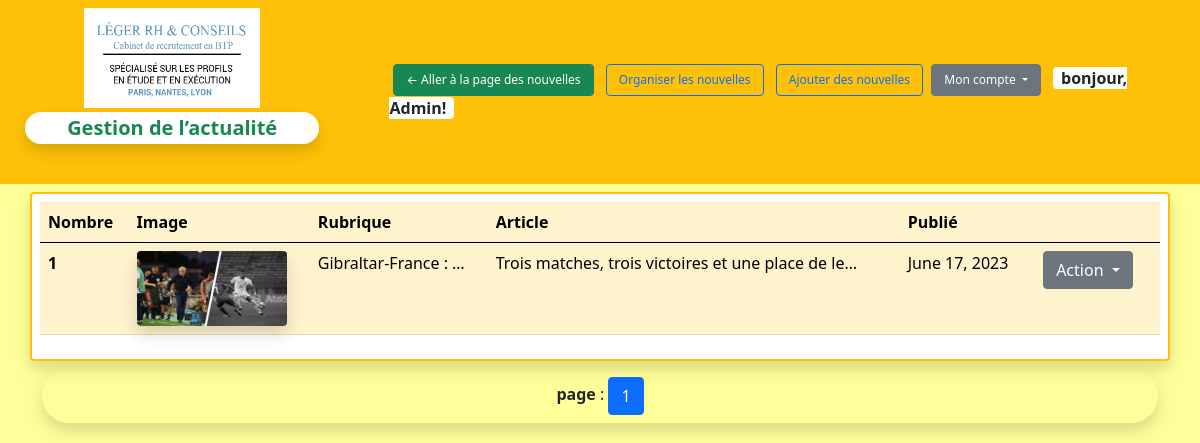
Screenshot of /blogs/adm/1/ (signed in) with the database file from the repository.
### blogs/models.py (models this page shows, shortened)
class myBlogs(models.Model):
	title = models.CharField(max_length=200,blank=False,null=False,verbose_name='Titre de l’actualité')
	body = models.TextField(max_length=1000,blank=False,null=False,verbose_name='Contenu de l’actualité')
	gambar = models.ImageField(null=False,blank=False,upload_to="blogs_img",verbose_name='Image pour les nouvelles')
	created_at = models.DateField(null=True,blank=True,auto_now_add=True,verbose_name='Date de création')
	active = models.BooleanField(default=True,null=False,blank=False,verbose_name='Cochez pour afficher')
	class Meta:
		ordering=['-id']
		unique_together =['title','body']

### blogs/views.py (the view, shortened to what this page needs)
# urls.py: path('adm/<str:page>/',admin_list,name="admin_list"),
@transaction.atomic
@login_required
def admin_list(request,page):
	mydata = myBlogs.objects.all()
	try:
		halaman=int(page)
	except:
		halaman=1
	p = Paginator(mydata,10)
	if isinstance(page,int):
		if page<1:
			halaman=1
		if page>p.num_pages:
			halaman=1
	else:
		halaman=1
	tampilkanlah = p.get_page(halaman)
	return render(request,'blogs/list_blog.html',{'mydata':tampilkanlah})

### template/blogs/list_blog.html (shortened to what this page needs)
{% extends 'blogs/base_admin.html'%}
{% load static %}
{% block contents %}
<div class="container p-2 my-2 rounded border h-100 border-2 shadow border-warning bg-white">
	{% if mydata.paginator.count > 0%}
	<table class="table-warning table">
		<thead>
			<tr>
				<th>Nombre</th>
				<th>Image</th>
				<th>Rubrique</th>
				<th>Article</th>
				<th>Publié</th>
				<th></th>
			</tr>
		</thead>
		<tbody>
			{% for data in mydata%}
			<tr>
				<th>{{forloop.counter}}</th>
				<td><img class = "img rounded shadow" style="width:150px;height:75px" src="/media{{data.gambar.url}}" alt=""></td>
				<td><span title="Titre: {{data.title|title}}">{{data.title|truncatechars:20|title}}</span></td>
				<td><span title="Article: {{data.body}}">{{data.body|truncatechars:50}}</span></td>
				<td>{{data.created_at}}</td>
				<td>
					<div class="dropdown mx-2">
					  <button class="btn btn-secondary dropdown-toggle" type="button" id="dropdownMenuButton1" data-bs-toggle="dropdown" aria-expanded="false">
					    Action
					  </button>
					</div>
			</div>
			{% endfor %}
	{% endif %}
	<div class="container justify-content-center">
		<div class="p-2  px-2 text-center shadow rounded rounded-pill"><span class="fw-bold"> page </span>:
			{% for hal in mydata.paginator.page_range %}
				{% if hal == mydata.number %}
					<a href="/blogs/adm/{{hal}}/" class="btn btn-primary">{{hal}}</a>
				{% else %}
					<a href="/blogs/adm/{{hal}}/" class="btn btn-primary">{{hal}}</a>
				{% endif %}
			{% endfor%}
		</div>
	</div>
{% endblock%}

### template/blogs/base_admin.html (shortened to what this page needs)
{% load static %}
<!DOCTYPE html>
<html>
<head>
	<link rel="stylesheet" href="{% static 'css/bootstrap5.min.css'%}">
</head>
<body style="background: rgba(255,255,0,0.4);">
{% if user.is_superuser %}
	<div class="row p-2 bg-warning d-flex justify-content-between">
		<div class=" rounded col-3 px-3 h5 justify-content-start container" >
			<div class="row justify-content-center">
				<img src='{% static "img/leger-logo.png"%}' class="rounded" style="width:200px;height:100px;">
			</div>
			<div class="row">
				<span class="shadow text-center fw-bold text-success p-1 my-1 rounded rounded-pill bg-white">Gestion de l’actualité</span>
			</div>
		</div>
		<div class="col-8 container d-flex justify-content-end">
			<div class="py-5 my-2 justify-content-end d-flex">
				<div class="dropdown mx-1">
					<a class="mx-1 btn btn-success" style="font-size: 12px" href="/blogs/">&larr; Aller à la page des nouvelles</a>
					<a class="mx-1 btn btn-outline-primary" href="/blogs/adm/1/" style="font-size: 12px">Organiser les nouvelles</a>
					<a class="mx-1 btn btn-outline-primary" href="/blogs/adm/" style="font-size: 12px">Ajouter des nouvelles</a>
				  <button class="btn btn-secondary dropdown-toggle" type="button" id="dropdownMenuButton1" data-bs-toggle="dropdown" aria-expanded="false" style="font-size: 12px">
				    Mon compte
				  </button>
				  <span class="px-2 mx-2 bg-white rounded fw-bold">bonjour, {{user.username|title}}!</span>
				</div>
			</div>
		</div>
	</div>
	{% block contents%}
	{% endblock %}
{% endif%}
</body>
</html>

### rows the page displays
myBlogs: gambar (picture), title "Gibraltar-France : …", body "Trois matches, trois victoires et une place de le…", created_at "June 17, 2023"

### other values shown
{{ user.username|title }} "Admin"
{{ hal }} "1"
